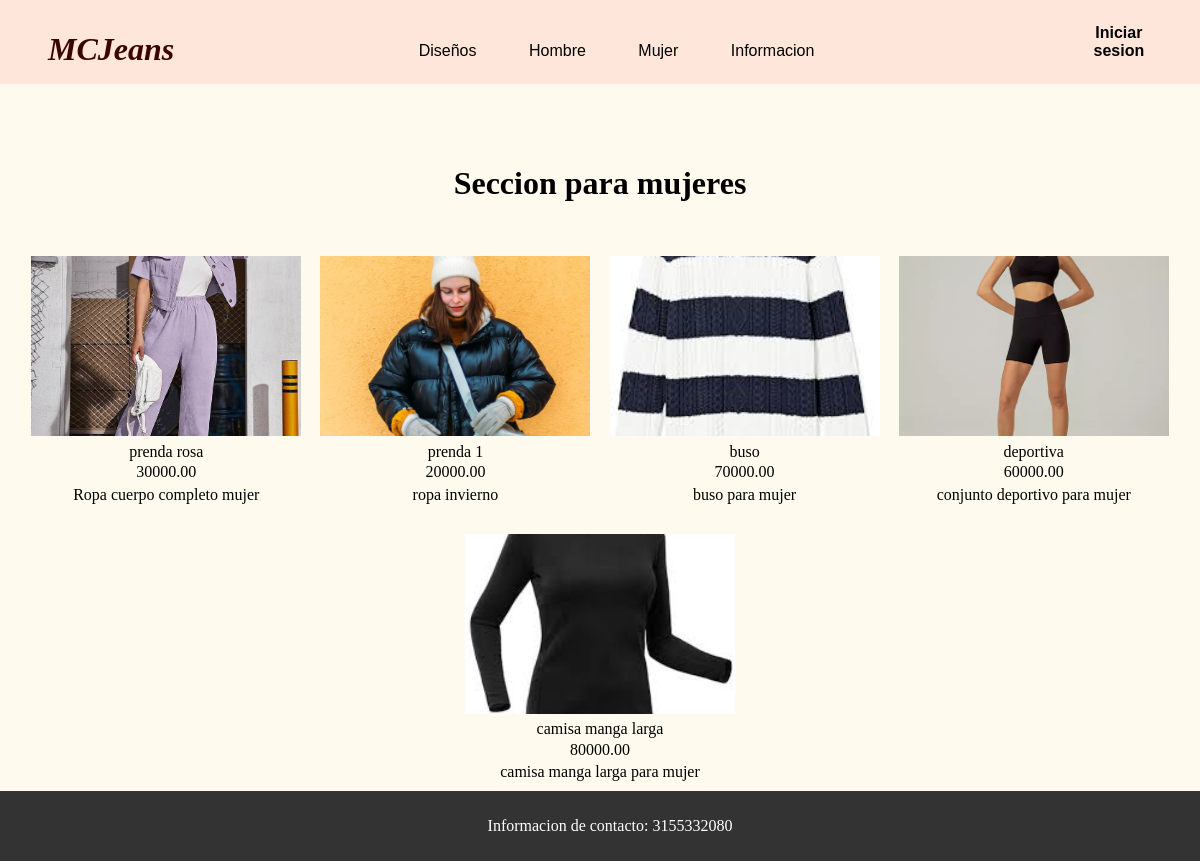
The page /mujer/ on the database as committed earlier.
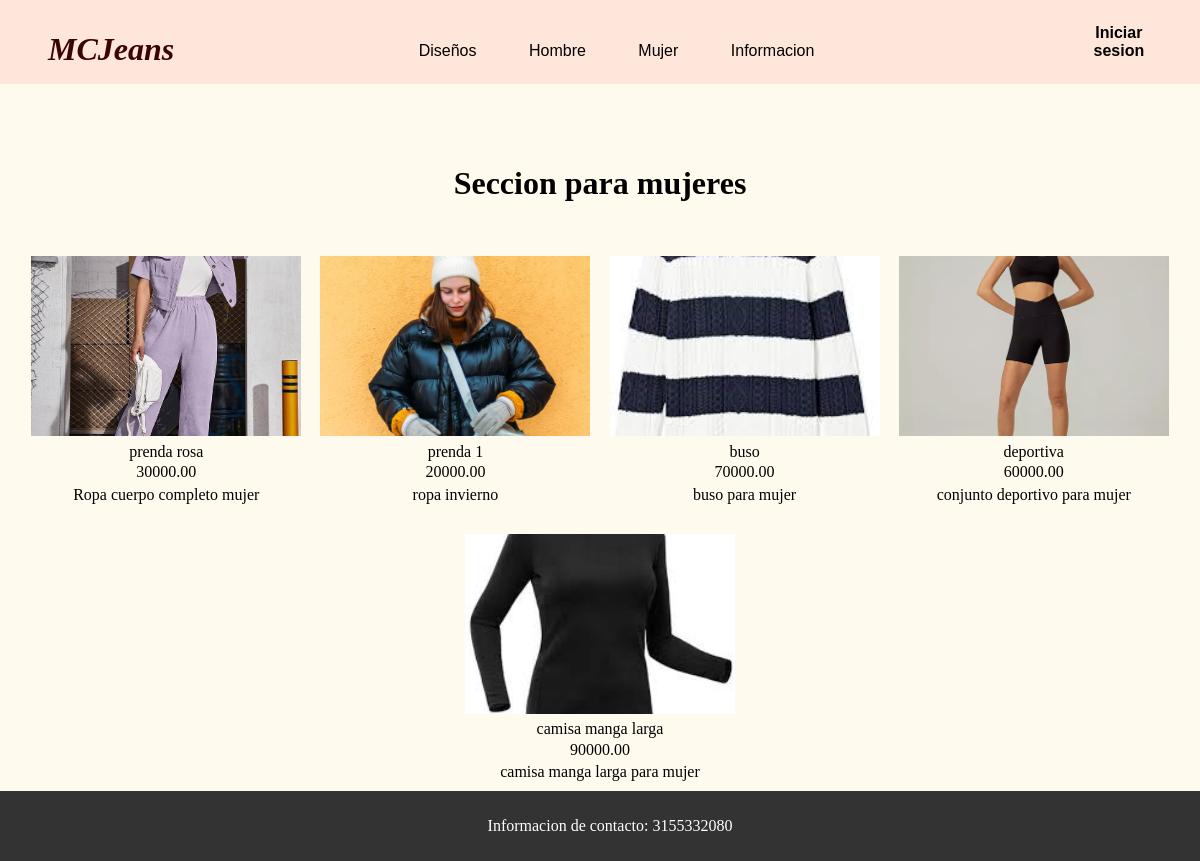
The same page on the database as committed later.
### principal/models.py (models this page shows, shortened)
class Producto(models.Model):
    Nombre = models.CharField(max_length=200)
    Descripcion = models.CharField(max_length=1000)
    Precio = models.DecimalField(max_digits=10, decimal_places=2)
    Imagen = models.ImageField(upload_to='static/img/productos/', null=True, blank=True)
    Unidades_disponibles = models.IntegerField(default=0, validators=[MinValueValidator(0)])
    categoria = models.BooleanField(default=True)

### principal/views.py (the view)
# urls.py: path('mujer/',views.mujer, name="mujer"),
def mujer(request):
    producto = Producto.objects.all()
    return render(request, 'mujer.html',{
        'producto' : producto
    })

### principal/templates/mujer.html (shortened to what this page needs)
{% extends 'navbar.html' %}
{% load static %}
{% block extrahead %}
<head>
    <link rel="stylesheet" href="{% static '/css/disenos.css' %}">
    <link rel="stylesheet" href="{% static '/css/contenido.css' %}">
</head>
{% endblock extrahead%}
    {% block content %}
    <div class="content">
        <h1>Seccion para mujeres</h1>
        <br>
        <div class="imagenes">
            {% for pro in producto %}
            {% if pro.categoria == True %}
            <a class="sobre" href="{% url 'producto' pro.id %}">
                <figure>
                    <img width="400" height="240" src="{{ pro.Imagen.url }}" alt="prenda3">
                    <figcaption>
                        <p class="prenda_title">{{pro.Nombre}}</p>
                        <p class="prenda_precio">{{pro.Precio}}</p>
                        <p class="prenda_descripcion">{{pro.Descripcion}}</p>
                    </figcaption>
                </figure>
            </a>
            {% endif %}
            {% endfor %}
        </div>
        <br><br><br>
        <div class="bot">
            <p>Informacion de contacto: 3155332080</p>
        </div>
    </div>
    </div>
    {% endblock content%}

Rows that differ between the two databases and show on the page:
changed Producto "camisa manga larga": Precio "80000.00" → "90000.00"
